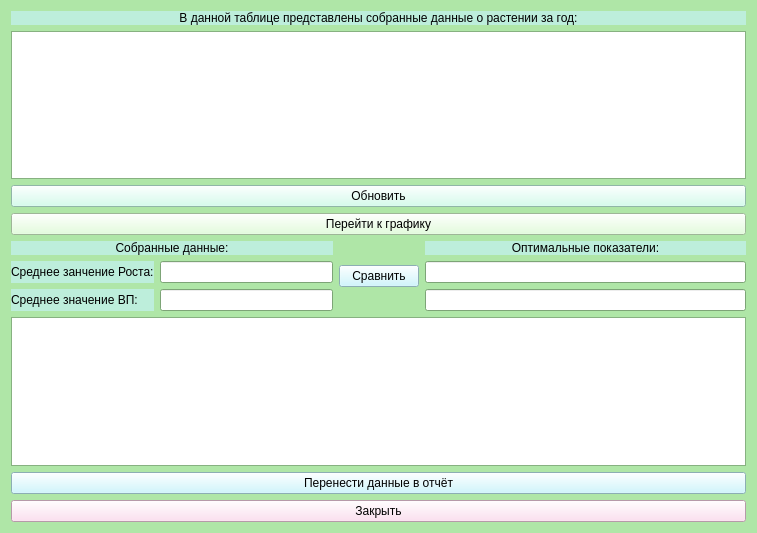
<?xml version="1.0" encoding="UTF-8"?>
<ui version="4.0">
 <class>srav</class>
 <widget class="QWidget" name="srav">
  <property name="geometry">
   <rect>
    <x>0</x>
    <y>0</y>
    <width>757</width>
    <height>533</height>
   </rect>
  </property>
  <property name="palette">
   <palette>
    <active>
     <colorrole role="WindowText">
      <brush brushstyle="SolidPattern">
       <color alpha="255">
        <red>0</red>
        <green>0</green>
        <blue>0</blue>
       </color>
      </brush>
     </colorrole>
     <colorrole role="Button">
      <brush brushstyle="SolidPattern">
       <color alpha="255">
        <red>175</red>
        <green>230</green>
        <blue>167</blue>
       </color>
      </brush>
     </colorrole>
     <colorrole role="Light">
      <brush brushstyle="SolidPattern">
       <color alpha="255">
        <red>255</red>
        <green>255</green>
        <blue>255</blue>
       </color>
      </brush>
     </colorrole>
     <colorrole role="Midlight">
      <brush brushstyle="SolidPattern">
       <color alpha="255">
        <red>215</red>
        <green>242</green>
        <blue>211</blue>
       </color>
      </brush>
     </colorrole>
     <colorrole role="Dark">
      <brush brushstyle="SolidPattern">
       <color alpha="255">
        <red>88</red>
        <green>115</green>
        <blue>83</blue>
       </color>
      </brush>
     </colorrole>
     <colorrole role="Mid">
      <brush brushstyle="SolidPattern">
       <color alpha="255">
        <red>117</red>
        <green>153</green>
        <blue>111</blue>
       </color>
      </brush>
     </colorrole>
     <colorrole role="Text">
      <brush brushstyle="SolidPattern">
       <color alpha="255">
        <red>0</red>
        <green>0</green>
        <blue>0</blue>
       </color>
      </brush>
     </colorrole>
     <colorrole role="BrightText">
      <brush brushstyle="SolidPattern">
       <color alpha="255">
        <red>255</red>
        <green>255</green>
        <blue>255</blue>
       </color>
      </brush>
     </colorrole>
     <colorrole role="ButtonText">
      <brush brushstyle="SolidPattern">
       <color alpha="255">
        <red>0</red>
        <green>0</green>
        <blue>0</blue>
       </color>
      </brush>
     </colorrole>
     <colorrole role="Base">
      <brush brushstyle="SolidPattern">
       <color alpha="255">
        <red>255</red>
        <green>255</green>
        <blue>255</blue>
       </color>
      </brush>
     </colorrole>
     <colorrole role="Window">
      <brush brushstyle="SolidPattern">
       <color alpha="255">
        <red>175</red>
        <green>230</green>
        <blue>167</blue>
       </color>
      </brush>
     </colorrole>
     <colorrole role="Shadow">
      <brush brushstyle="SolidPattern">
       <color alpha="255">
        <red>0</red>
        <green>0</green>
        <blue>0</blue>
       </color>
      </brush>
     </colorrole>
     <colorrole role="AlternateBase">
      <brush brushstyle="SolidPattern">
       <color alpha="255">
        <red>215</red>
        <green>242</green>
        <blue>211</blue>
       </color>
      </brush>
     </colorrole>
     <colorrole role="ToolTipBase">
      <brush brushstyle="SolidPattern">
       <color alpha="255">
        <red>255</red>
        <green>255</green>
        <blue>220</blue>
       </color>
      </brush>
     </colorrole>
     <colorrole role="ToolTipText">
      <brush brushstyle="SolidPattern">
       <color alpha="255">
        <red>0</red>
        <green>0</green>
        <blue>0</blue>
       </color>
      </brush>
     </colorrole>
     <colorrole role="PlaceholderText">
      <brush brushstyle="SolidPattern">
       <color alpha="128">
        <red>0</red>
        <green>0</green>
        <blue>0</blue>
       </color>
      </brush>
     </colorrole>
    </active>
    <inactive>
     <colorrole role="WindowText">
      <brush brushstyle="SolidPattern">
       <color alpha="255">
        <red>0</red>
        <green>0</green>
        <blue>0</blue>
       </color>
      </brush>
     </colorrole>
     <colorrole role="Button">
      <brush brushstyle="SolidPattern">
       <color alpha="255">
        <red>175</red>
        <green>230</green>
        <blue>167</blue>
       </color>
      </brush>
     </colorrole>
     <colorrole role="Light">
      <brush brushstyle="SolidPattern">
       <color alpha="255">
        <red>255</red>
        <green>255</green>
        <blue>255</blue>
       </color>
      </brush>
     </colorrole>
     <colorrole role="Midlight">
      <brush brushstyle="SolidPattern">
       <color alpha="255">
        <red>215</red>
        <green>242</green>
        <blue>211</blue>
       </color>
      </brush>
     </colorrole>
     <colorrole role="Dark">
      <brush brushstyle="SolidPattern">
       <color alpha="255">
        <red>88</red>
        <green>115</green>
        <blue>83</blue>
       </color>
      </brush>
     </colorrole>
     <colorrole role="Mid">
      <brush brushstyle="SolidPattern">
       <color alpha="255">
        <red>117</red>
        <green>153</green>
        <blue>111</blue>
       </color>
      </brush>
     </colorrole>
     <colorrole role="Text">
      <brush brushstyle="SolidPattern">
       <color alpha="255">
        <red>0</red>
        <green>0</green>
        <blue>0</blue>
       </color>
      </brush>
     </colorrole>
     <colorrole role="BrightText">
      <brush brushstyle="SolidPattern">
       <color alpha="255">
        <red>255</red>
        <green>255</green>
        <blue>255</blue>
       </color>
      </brush>
     </colorrole>
     <colorrole role="ButtonText">
      <brush brushstyle="SolidPattern">
       <color alpha="255">
        <red>0</red>
        <green>0</green>
        <blue>0</blue>
       </color>
      </brush>
     </colorrole>
     <colorrole role="Base">
      <brush brushstyle="SolidPattern">
       <color alpha="255">
        <red>255</red>
        <green>255</green>
        <blue>255</blue>
       </color>
      </brush>
     </colorrole>
     <colorrole role="Window">
      <brush brushstyle="SolidPattern">
       <color alpha="255">
        <red>175</red>
        <green>230</green>
        <blue>167</blue>
       </color>
      </brush>
     </colorrole>
     <colorrole role="Shadow">
      <brush brushstyle="SolidPattern">
       <color alpha="255">
        <red>0</red>
        <green>0</green>
        <blue>0</blue>
       </color>
      </brush>
     </colorrole>
     <colorrole role="AlternateBase">
      <brush brushstyle="SolidPattern">
       <color alpha="255">
        <red>215</red>
        <green>242</green>
        <blue>211</blue>
       </color>
      </brush>
     </colorrole>
     <colorrole role="ToolTipBase">
      <brush brushstyle="SolidPattern">
       <color alpha="255">
        <red>255</red>
        <green>255</green>
        <blue>220</blue>
       </color>
      </brush>
     </colorrole>
     <colorrole role="ToolTipText">
      <brush brushstyle="SolidPattern">
       <color alpha="255">
        <red>0</red>
        <green>0</green>
        <blue>0</blue>
       </color>
      </brush>
     </colorrole>
     <colorrole role="PlaceholderText">
      <brush brushstyle="SolidPattern">
       <color alpha="128">
        <red>0</red>
        <green>0</green>
        <blue>0</blue>
       </color>
      </brush>
     </colorrole>
    </inactive>
    <disabled>
     <colorrole role="WindowText">
      <brush brushstyle="SolidPattern">
       <color alpha="255">
        <red>88</red>
        <green>115</green>
        <blue>83</blue>
       </color>
      </brush>
     </colorrole>
     <colorrole role="Button">
      <brush brushstyle="SolidPattern">
       <color alpha="255">
        <red>175</red>
        <green>230</green>
        <blue>167</blue>
       </color>
      </brush>
     </colorrole>
     <colorrole role="Light">
      <brush brushstyle="SolidPattern">
       <color alpha="255">
        <red>255</red>
        <green>255</green>
        <blue>255</blue>
       </color>
      </brush>
     </colorrole>
     <colorrole role="Midlight">
      <brush brushstyle="SolidPattern">
       <color alpha="255">
        <red>215</red>
        <green>242</green>
        <blue>211</blue>
       </color>
      </brush>
     </colorrole>
     <colorrole role="Dark">
      <brush brushstyle="SolidPattern">
       <color alpha="255">
        <red>88</red>
        <green>115</green>
        <blue>83</blue>
       </color>
      </brush>
     </colorrole>
     <colorrole role="Mid">
      <brush brushstyle="SolidPattern">
       <color alpha="255">
        <red>117</red>
        <green>153</green>
        <blue>111</blue>
       </color>
      </brush>
     </colorrole>
     <colorrole role="Text">
      <brush brushstyle="SolidPattern">
       <color alpha="255">
        <red>88</red>
        <green>115</green>
        <blue>83</blue>
       </color>
      </brush>
     </colorrole>
     <colorrole role="BrightText">
      <brush brushstyle="SolidPattern">
       <color alpha="255">
        <red>255</red>
        <green>255</green>
        <blue>255</blue>
       </color>
      </brush>
     </colorrole>
     <colorrole role="ButtonText">
      <brush brushstyle="SolidPattern">
       <color alpha="255">
        <red>88</red>
        <green>115</green>
        <blue>83</blue>
       </color>
      </brush>
     </colorrole>
     <colorrole role="Base">
      <brush brushstyle="SolidPattern">
       <color alpha="255">
        <red>175</red>
        <green>230</green>
        <blue>167</blue>
       </color>
      </brush>
     </colorrole>
     <colorrole role="Window">
      <brush brushstyle="SolidPattern">
       <color alpha="255">
        <red>175</red>
        <green>230</green>
        <blue>167</blue>
       </color>
      </brush>
     </colorrole>
     <colorrole role="Shadow">
      <brush brushstyle="SolidPattern">
       <color alpha="255">
        <red>0</red>
        <green>0</green>
        <blue>0</blue>
       </color>
      </brush>
     </colorrole>
     <colorrole role="AlternateBase">
      <brush brushstyle="SolidPattern">
       <color alpha="255">
        <red>175</red>
        <green>230</green>
        <blue>167</blue>
       </color>
      </brush>
     </colorrole>
     <colorrole role="ToolTipBase">
      <brush brushstyle="SolidPattern">
       <color alpha="255">
        <red>255</red>
        <green>255</green>
        <blue>220</blue>
       </color>
      </brush>
     </colorrole>
     <colorrole role="ToolTipText">
      <brush brushstyle="SolidPattern">
       <color alpha="255">
        <red>0</red>
        <green>0</green>
        <blue>0</blue>
       </color>
      </brush>
     </colorrole>
     <colorrole role="PlaceholderText">
      <brush brushstyle="SolidPattern">
       <color alpha="128">
        <red>0</red>
        <green>0</green>
        <blue>0</blue>
       </color>
      </brush>
     </colorrole>
    </disabled>
   </palette>
  </property>
  <property name="windowTitle">
   <string>Form</string>
  </property>
  <layout class="QGridLayout" name="gridLayout_8">
   <item row="0" column="0">
    <layout class="QGridLayout" name="gridLayout_3">
     <item row="0" column="0">
      <widget class="QLabel" name="label_Zagolovok">
       <property name="styleSheet">
        <string notr="true">background-color: rgb(189, 238, 219);</string>
       </property>
       <property name="text">
        <string>В данной таблице представлены собранные данные о растении за год:</string>
       </property>
       <property name="alignment">
        <set>Qt::AlignCenter</set>
       </property>
      </widget>
     </item>
     <item row="1" column="0">
      <layout class="QVBoxLayout" name="verticalLayout">
       <item>
        <widget class="QTableWidget" name="tableWidget"/>
       </item>
       <item>
        <widget class="QPushButton" name="pushButton_2">
         <property name="styleSheet">
          <string notr="true">background-color: rgb(202, 255, 234);</string>
         </property>
         <property name="text">
          <string>Обновить</string>
         </property>
        </widget>
       </item>
       <item>
        <widget class="QPushButton" name="pushButton_3">
         <property name="styleSheet">
          <string notr="true">background-color: rgb(221, 255, 212);</string>
         </property>
         <property name="text">
          <string>Перейти к графику</string>
         </property>
        </widget>
       </item>
      </layout>
     </item>
    </layout>
   </item>
   <item row="1" column="0">
    <layout class="QGridLayout" name="gridLayout_7">
     <item row="0" column="0">
      <layout class="QGridLayout" name="gridLayout_2">
       <item row="0" column="0">
        <widget class="QLabel" name="label">
         <property name="styleSheet">
          <string notr="true">background-color: rgb(189, 238, 219);</string>
         </property>
         <property name="text">
          <string>Собранные данные:</string>
         </property>
         <property name="alignment">
          <set>Qt::AlignCenter</set>
         </property>
        </widget>
       </item>
       <item row="1" column="0">
        <layout class="QGridLayout" name="gridLayout">
         <item row="0" column="0">
          <widget class="QLabel" name="label_Rost">
           <property name="styleSheet">
            <string notr="true">background-color: rgb(189, 238, 219);</string>
           </property>
           <property name="text">
            <string>Среднее занчение Роста:</string>
           </property>
          </widget>
         </item>
         <item row="0" column="1" rowspan="2">
          <layout class="QVBoxLayout" name="verticalLayout_2">
           <item>
            <widget class="QLineEdit" name="Rost"/>
           </item>
           <item>
            <widget class="QLineEdit" name="Vlag"/>
           </item>
          </layout>
         </item>
         <item row="1" column="0">
          <widget class="QLabel" name="label_Vlag">
           <property name="styleSheet">
            <string notr="true">background-color: rgb(189, 238, 219);</string>
           </property>
           <property name="text">
            <string>Среднее значение ВП:</string>
           </property>
          </widget>
         </item>
        </layout>
       </item>
      </layout>
     </item>
     <item row="0" column="1">
      <widget class="QPushButton" name="sravnit">
       <property name="styleSheet">
        <string notr="true">background-color: rgb(196, 243, 252);</string>
       </property>
       <property name="text">
        <string>Сравнить</string>
       </property>
      </widget>
     </item>
     <item row="0" column="2">
      <layout class="QGridLayout" name="gridLayout_4">
       <item row="0" column="0">
        <widget class="QLabel" name="label_2">
         <property name="styleSheet">
          <string notr="true">background-color: rgb(189, 238, 219);</string>
         </property>
         <property name="text">
          <string>Оптимальные показатели:</string>
         </property>
         <property name="alignment">
          <set>Qt::AlignCenter</set>
         </property>
        </widget>
       </item>
       <item row="1" column="0">
        <layout class="QVBoxLayout" name="verticalLayout_3">
         <item>
          <widget class="QLineEdit" name="Optrost"/>
         </item>
         <item>
          <widget class="QLineEdit" name="Optvlg"/>
         </item>
        </layout>
       </item>
      </layout>
     </item>
    </layout>
   </item>
   <item row="2" column="0">
    <layout class="QGridLayout" name="gridLayout_6">
     <item row="1" column="0">
      <layout class="QGridLayout" name="gridLayout_5">
       <item row="1" column="0">
        <widget class="QPushButton" name="pushButton">
         <property name="styleSheet">
          <string notr="true">background-color: rgb(255, 216, 237);</string>
         </property>
         <property name="text">
          <string>Закрыть</string>
         </property>
        </widget>
       </item>
       <item row="0" column="0">
        <widget class="QPushButton" name="vtrnut">
         <property name="styleSheet">
          <string notr="true">background-color: rgb(196, 243, 252);</string>
         </property>
         <property name="text">
          <string>Перенести данные в отчёт</string>
         </property>
        </widget>
       </item>
      </layout>
     </item>
     <item row="0" column="0">
      <widget class="QTextEdit" name="rezultatsrav">
       <property name="font">
        <font>
         <pointsize>12</pointsize>
        </font>
       </property>
      </widget>
     </item>
    </layout>
   </item>
  </layout>
 </widget>
 <resources/>
 <connections/>
</ui>
